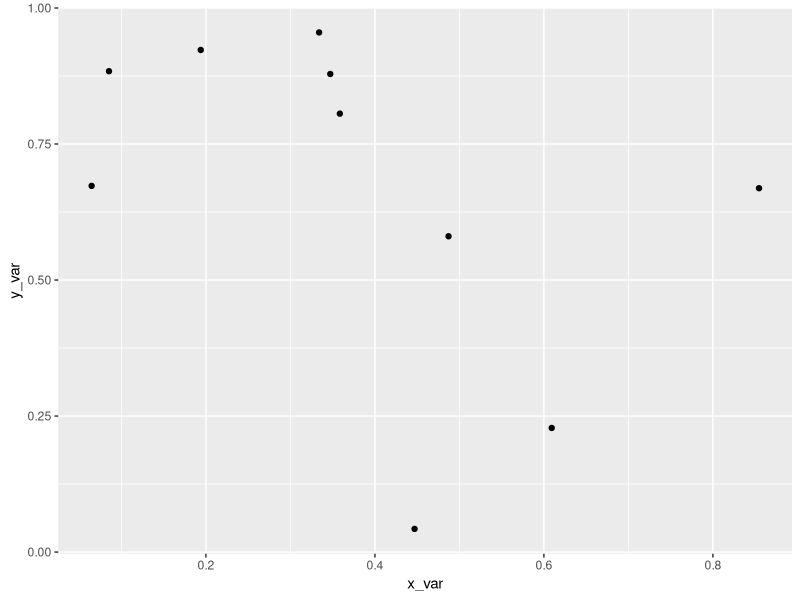

The R script that drew this image: (Note: this script raises an error after producing the figure.)
# lists, matrices, and data frames
# frania darringer 1/29

# creating a mat from a vector
my_vec <- 1:12

# numbers by row
m <- matrix(data = my_vec, nrow = 4)
m

# numbers by column
m <- matrix(data = my_vec, ncol = 3, byrow = T)
m

# lists
my_list <- list(1:10, matrix(1:8, nrow = 4, byrow = T), letters[1:3], pi)
my_list

# indexing a list
my_list[1]
x <- my_list[[1]] # double brackets for object within list element
str(x)

# indexing into a matrix
my_list[[2]][1,1] # rows, columns

# naming lists
my_list2 <- list(tester = FALSE, little_m = matrix(1:9, nrow = 3))
my_list2

# named objects in lists
my_list2$little_m[2,3]

# looking at an empty place emptying
my_list2$little_m[,1]
my_list2$little_m[1]
my_list2$little_m[2] # no comma, treated as a vector

# unlist
unrolled <- unlist(my_list2) # flattened into named vector
unrolled[1]

# unpacking complex lists
library(ggplot2)

# creating random variables
y_var <- runif(10)
x_var <- runif(10)

# linear regression
my_model <- lm(y_var ~ x_var)
qplot(x=x_var, y=y_var)

print(my_model)

# explore structure
summary(my_model)
str(summary(my_model))
summary(my_model)$coefficients[1,1]
u <- unlist(summary(my_model))
u$coefficients2
u$coefficients8

# data frames
var_a <- 1:12
var_b <- rep(c("A", "B", "C"), 4)
var_c <- runif(12)

df <- data.frame(var_a, var_b, var_c)
str(df)
df$var_a[1]

# appending the data frame
new_data <- list(var_a = 13, var_b = "D", var_c = 0.77)
df2 <- rbind(df, new_data)
df2

head(df2)
tail(df2)
head(df2, 2)

View(df2) # makes it like an excel sheet

# using cbind
new_var <- rnorm(13)
df3 <- cbind(df2, new_var)
head(df3)

char_var <- rep("T", 13)
df3$charV <- char_var

# distinctions between DFs and mat dims
z_mat <- matrix(data = 1:30, ncol = 3, byrow = T)
z_dframe <- as.data.frame(z_mat)

str(z_mat)
str(z_dframe)

head(z_dframe)
z_dframe$V2

z_dframe[,3]
z_mat[,3]

z_dframe[2]
z_mat[2]

# missing data in DFs and mats
zd <- runif(10)
zd

# complete cases
complete.cases(zd)

# which positions are missing
which(complete.cases(zd))

# missing data in a matrix
m <- matrix(1:20, nrow = 5)

# add missing data
m[1,1] <- NA
m[5,4] <- NA

complete.cases(m)

# subsetting
m <- matrix(data = 1:12, nrow = 3)
print(m)

dimnames(m) <- list(paste("Species", LETTERS[1:nrow(m)], sep = ""), paste("Site", 1:ncol(m), sep = ""))

# element-wise subsetting
m[1:2, 3:4]
m[c("SpeciesA", "SpeciesB"), c("Site3", "Site4")]

colSums(m)
m[colSums(m) > 15]

saveRDS(my_data, file = "path/to/my/filename.rds") # .rds suffix not required

